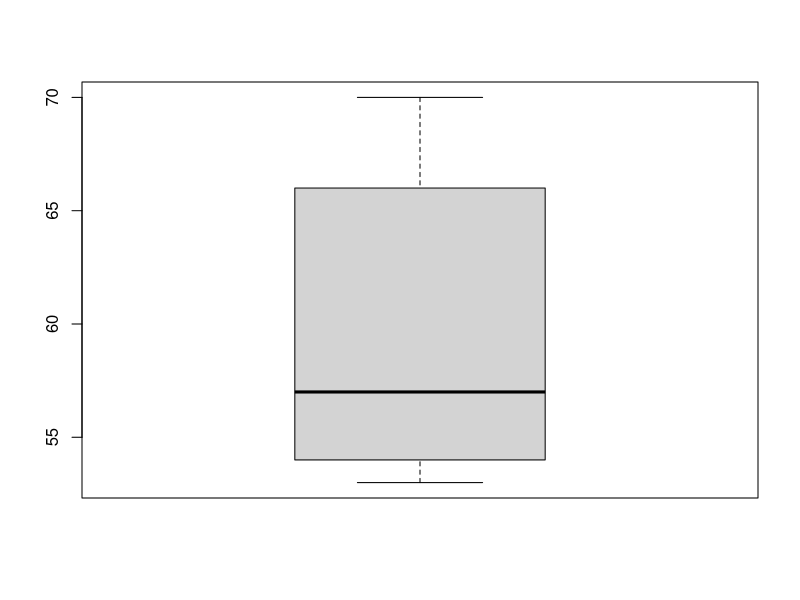

The R script that drew this image:
f <- c(53,68,64,57,53,69,58,55,53,70,57)
sort(f)
mean <- mean(f)
median(f)
sd(f)
#counter <- 0
#for (i in f){
    #counter = counter+1
#}
counter <- length(f)
q1 <- 0.25*(counter+1)
q3 <- 0.75*(counter+1)
Q1 <- quantile(f,0.25,type=6)
Q3 <- quantile(f,0.75,type=6)
Q2 <- quantile(f,type=6)
IQR <- Q3-Q1
lower <- Q1-1.5*IQR
upper <- Q3+1.5*IQR
print(lower)
boxplot(f)

